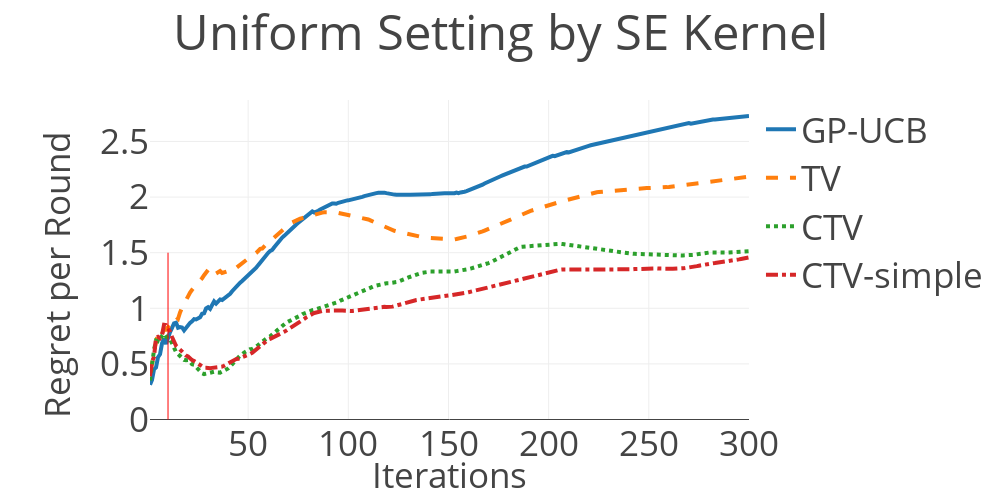

Source (notebook cell):
### Code cell
title = 'Uniform Setting by SE Kernel'

target_dir = './results/'
normal = target_dir + '20190505/syn_bogunovic_rbf_normal.csv'
dtv = target_dir + '20190505/syn_bogunovic_rbf_dtv.csv'
ctv = target_dir + '20190507/syn_bogunovic_rbf_ctv.csv'
#ctv = target_dir + '20190428/syn_bogunovic_rbf_ctv.csv'
ctv_delta = target_dir + '20190507/syn_bogunovic_rbf_ctv_delta.csv'

plot_graph(normal, dtv, ctv, ctv_delta, title)

### Figure 1 — Plotly figure (JSON) as saved in the notebook; plotly's stock layout.template omitted (floating-point values rounded to 4 significant figures; data arrays with more than 128 entries replaced by an {"elided": "..."} marker saying what was removed)
{"data": [{"line": {"width": 4}, "name": "GP-UCB", "type": "scatter", "uid": "ff4087f1-08d1-4264-b744-b4bdf0c227c6", "x": {"elided": "300 int values"}, "y": {"elided": "300 float values"}}, {"line": {"dash": "dash", "width": 4}, "name": "TV", "type": "scatter", "uid": "a56ab1f3-927c-4ce6-a3cb-8f2c1b6aedd0", "x": {"elided": "300 int values"}, "y": {"elided": "300 float values"}}, {"line": {"dash": "dot", "width": 4}, "name": "CTV", "type": "scatter", "uid": "6c5435f4-2a0f-44a5-a0d7-1a5ecbd88a3f", "x": {"elided": "300 int values"}, "y": {"elided": "300 float values"}}, {"line": {"dash": "dashdot", "width": 4}, "name": "CTV-simple", "type": "scatter", "uid": "01196201-bd91-4544-8876-4ed116dfb891", "x": {"elided": "300 int values"}, "y": {"elided": "300 float values"}}], "layout": {"annotations": [{"showarrow": false, "text": "Iterations", "x": 0.5, "xref": "paper", "y": -0.25, "yref": "paper"}, {"showarrow": false, "text": "Regret per Round", "textangle": -90, "x": -0.2, "xref": "paper", "y": 0, "yref": "paper"}], "autosize": false, "font": {"size": 35}, "height": 500, "margin": {"l": 150}, "shapes": [{"line": {"color": "red", "width": 1}, "type": "line", "x0": 10, "x1": 10, "y0": 0, "y1": 1.5}], "title": {"text": "Uniform Setting by SE Kernel"}, "width": 1000}}
